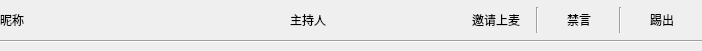
<?xml version="1.0" encoding="UTF-8"?>
<ui version="4.0">
 <class>OnLineMemberItemWdg</class>
 <widget class="QWidget" name="OnLineMemberItemWdg">
  <property name="geometry">
   <rect>
    <x>0</x>
    <y>0</y>
    <width>702</width>
    <height>51</height>
   </rect>
  </property>
  <property name="windowTitle">
   <string>CMemberListItemWdg</string>
  </property>
  <layout class="QVBoxLayout" name="verticalLayout">
   <property name="spacing">
    <number>0</number>
   </property>
   <property name="leftMargin">
    <number>0</number>
   </property>
   <property name="topMargin">
    <number>0</number>
   </property>
   <property name="rightMargin">
    <number>0</number>
   </property>
   <property name="bottomMargin">
    <number>0</number>
   </property>
   <item>
    <layout class="QHBoxLayout" name="horizontalLayout">
     <property name="spacing">
      <number>0</number>
     </property>
     <item>
      <widget class="QLabel" name="labName">
       <property name="minimumSize">
        <size>
         <width>180</width>
         <height>0</height>
        </size>
       </property>
       <property name="maximumSize">
        <size>
         <width>180</width>
         <height>16777215</height>
        </size>
       </property>
       <property name="text">
        <string>昵称</string>
       </property>
      </widget>
     </item>
     <item>
      <spacer name="horizontalSpacer">
       <property name="orientation">
        <enum>Qt::Horizontal</enum>
       </property>
       <property name="sizeHint" stdset="0">
        <size>
         <width>131</width>
         <height>20</height>
        </size>
       </property>
      </spacer>
     </item>
     <item>
      <widget class="QLabel" name="labRoleImage">
       <property name="minimumSize">
        <size>
         <width>20</width>
         <height>20</height>
        </size>
       </property>
       <property name="maximumSize">
        <size>
         <width>20</width>
         <height>20</height>
        </size>
       </property>
       <property name="text">
        <string/>
       </property>
      </widget>
     </item>
     <item>
      <widget class="QLabel" name="labIdentityTile">
       <property name="text">
        <string>主持人</string>
       </property>
      </widget>
     </item>
     <item>
      <widget class="QLabel" name="labUpper">
       <property name="minimumSize">
        <size>
         <width>20</width>
         <height>20</height>
        </size>
       </property>
       <property name="maximumSize">
        <size>
         <width>20</width>
         <height>20</height>
        </size>
       </property>
       <property name="text">
        <string/>
       </property>
      </widget>
     </item>
     <item>
      <widget class="QLabel" name="labChat">
       <property name="minimumSize">
        <size>
         <width>20</width>
         <height>20</height>
        </size>
       </property>
       <property name="maximumSize">
        <size>
         <width>20</width>
         <height>20</height>
        </size>
       </property>
       <property name="text">
        <string/>
       </property>
      </widget>
     </item>
     <item>
      <spacer name="horizontalSpacer_2">
       <property name="orientation">
        <enum>Qt::Horizontal</enum>
       </property>
       <property name="sizeHint" stdset="0">
        <size>
         <width>130</width>
         <height>20</height>
        </size>
       </property>
      </spacer>
     </item>
     <item>
      <widget class="QPushButton" name="btnUpper">
       <property name="text">
        <string>邀请上麦</string>
       </property>
       <property name="flat">
        <bool>true</bool>
       </property>
      </widget>
     </item>
     <item>
      <widget class="Line" name="line_2">
       <property name="orientation">
        <enum>Qt::Vertical</enum>
       </property>
      </widget>
     </item>
     <item>
      <widget class="QPushButton" name="btnProhibitSpeaking">
       <property name="text">
        <string>禁言</string>
       </property>
       <property name="flat">
        <bool>true</bool>
       </property>
      </widget>
     </item>
     <item>
      <widget class="Line" name="line">
       <property name="orientation">
        <enum>Qt::Vertical</enum>
       </property>
      </widget>
     </item>
     <item>
      <widget class="QPushButton" name="btnKickOut">
       <property name="text">
        <string>踢出</string>
       </property>
       <property name="flat">
        <bool>true</bool>
       </property>
      </widget>
     </item>
    </layout>
   </item>
   <item>
    <widget class="Line" name="RowLine">
     <property name="maximumSize">
      <size>
       <width>16777215</width>
       <height>2</height>
      </size>
     </property>
     <property name="sizeIncrement">
      <size>
       <width>0</width>
       <height>2</height>
      </size>
     </property>
     <property name="orientation">
      <enum>Qt::Horizontal</enum>
     </property>
    </widget>
   </item>
  </layout>
 </widget>
 <layoutdefault spacing="6" margin="11"/>
 <resources/>
 <connections/>
</ui>
